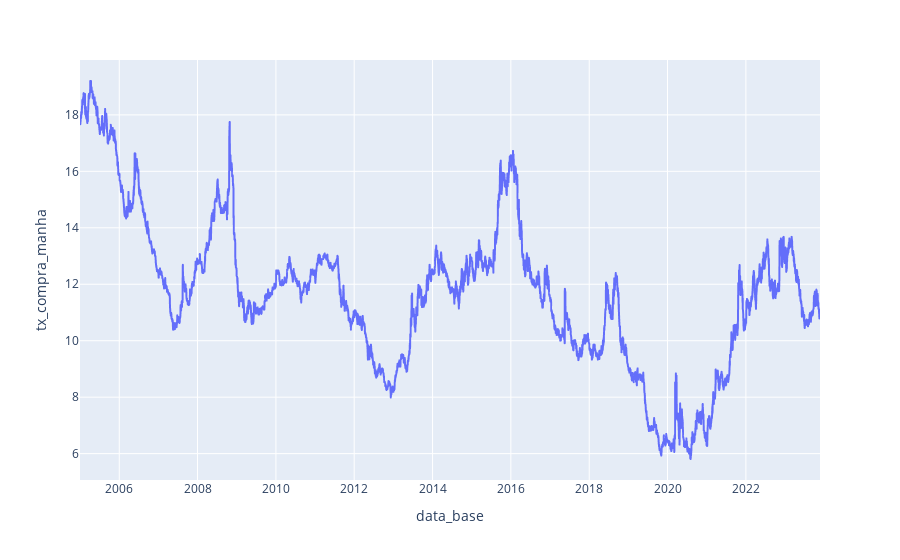

The cell this chart's notebook holds for it:
### Code cell
px.line(pre_fixado_long, x = 'data_base', y = 'tx_compra_manha')

### Figure 1 — Plotly figure (JSON) as saved in the notebook; plotly's stock layout.template omitted (floating-point values rounded to 4 significant figures; data arrays with more than 128 entries replaced by an {"elided": "..."} marker saying what was removed)
{"data": [{"hovertemplate": "data_base=%{x}<br>tx_compra_manha=%{y}<extra></extra>", "legendgroup": "", "line": {"color": "#636efa", "dash": "solid"}, "marker": {"symbol": "circle"}, "mode": "lines", "name": "", "showlegend": false, "type": "scattergl", "x": {"elided": "4717 str values"}, "xaxis": "x", "y": {"elided": "4717 float values"}, "yaxis": "y"}], "layout": {"autosize": true, "legend": {"tracegroupgap": 0}, "margin": {"t": 60}, "xaxis": {"anchor": "y", "autorange": true, "domain": [0, 1], "range": ["2004-12-31", "2023-11-23"], "title": {"text": "data_base"}, "type": "date"}, "yaxis": {"anchor": "x", "autorange": true, "domain": [0, 1], "range": [5.066, 19.94], "title": {"text": "tx_compra_manha"}, "type": "linear"}}}
